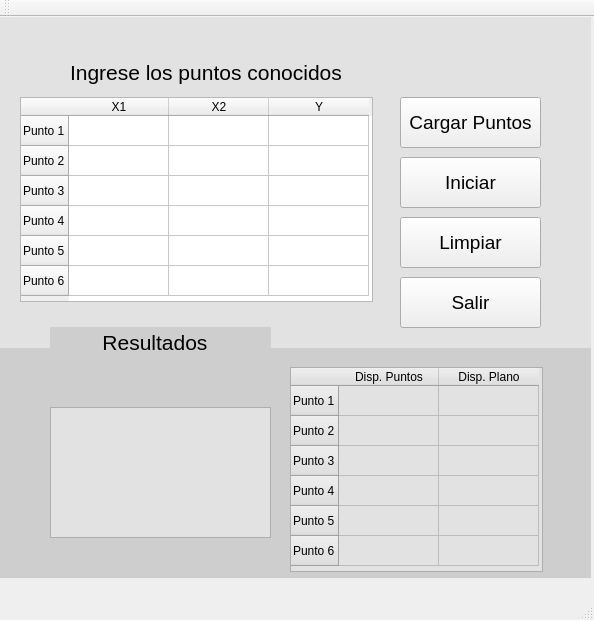
<?xml version="1.0" encoding="UTF-8"?>
<ui version="4.0">
 <class>RegMul</class>
 <widget class="QMainWindow" name="RegMul">
  <property name="geometry">
   <rect>
    <x>0</x>
    <y>0</y>
    <width>594</width>
    <height>620</height>
   </rect>
  </property>
  <property name="windowTitle">
   <string>RegMul</string>
  </property>
  <widget class="QWidget" name="centralWidget">
   <widget class="QTableWidget" name="Tablain">
    <property name="geometry">
     <rect>
      <x>20</x>
      <y>80</y>
      <width>353</width>
      <height>205</height>
     </rect>
    </property>
    <row>
     <property name="text">
      <string>Punto 1</string>
     </property>
    </row>
    <row>
     <property name="text">
      <string>Punto 2</string>
     </property>
    </row>
    <row>
     <property name="text">
      <string>Punto 3</string>
     </property>
    </row>
    <row>
     <property name="text">
      <string>Punto 4</string>
     </property>
    </row>
    <row>
     <property name="text">
      <string>Punto 5</string>
     </property>
    </row>
    <row>
     <property name="text">
      <string>Punto 6</string>
     </property>
    </row>
    <column>
     <property name="text">
      <string>X1</string>
     </property>
    </column>
    <column>
     <property name="text">
      <string>X2</string>
     </property>
    </column>
    <column>
     <property name="text">
      <string>Y</string>
     </property>
    </column>
   </widget>
   <widget class="QLabel" name="label">
    <property name="geometry">
     <rect>
      <x>70</x>
      <y>40</y>
      <width>281</width>
      <height>31</height>
     </rect>
    </property>
    <property name="font">
     <font>
      <pointsize>16</pointsize>
     </font>
    </property>
    <property name="text">
     <string>Ingrese los puntos conocidos</string>
    </property>
   </widget>
   <widget class="QPushButton" name="Carga">
    <property name="geometry">
     <rect>
      <x>400</x>
      <y>80</y>
      <width>141</width>
      <height>51</height>
     </rect>
    </property>
    <property name="font">
     <font>
      <pointsize>14</pointsize>
     </font>
    </property>
    <property name="text">
     <string>Cargar Puntos</string>
    </property>
   </widget>
   <widget class="QPushButton" name="Inicia">
    <property name="geometry">
     <rect>
      <x>400</x>
      <y>140</y>
      <width>141</width>
      <height>51</height>
     </rect>
    </property>
    <property name="font">
     <font>
      <pointsize>14</pointsize>
     </font>
    </property>
    <property name="text">
     <string>Iniciar</string>
    </property>
   </widget>
   <widget class="QPushButton" name="Limpia">
    <property name="geometry">
     <rect>
      <x>400</x>
      <y>200</y>
      <width>141</width>
      <height>51</height>
     </rect>
    </property>
    <property name="font">
     <font>
      <pointsize>14</pointsize>
     </font>
    </property>
    <property name="text">
     <string>Limpiar</string>
    </property>
   </widget>
   <widget class="QPushButton" name="Sale">
    <property name="geometry">
     <rect>
      <x>400</x>
      <y>260</y>
      <width>141</width>
      <height>51</height>
     </rect>
    </property>
    <property name="font">
     <font>
      <pointsize>14</pointsize>
     </font>
    </property>
    <property name="text">
     <string>Salir</string>
    </property>
   </widget>
   <widget class="QTableWidget" name="Tablaout">
    <property name="geometry">
     <rect>
      <x>290</x>
      <y>350</y>
      <width>253</width>
      <height>205</height>
     </rect>
    </property>
    <property name="styleSheet">
     <string notr="true">background-color: rgb(226, 226, 226);</string>
    </property>
    <row>
     <property name="text">
      <string>Punto 1</string>
     </property>
    </row>
    <row>
     <property name="text">
      <string>Punto 2</string>
     </property>
    </row>
    <row>
     <property name="text">
      <string>Punto 3</string>
     </property>
    </row>
    <row>
     <property name="text">
      <string>Punto 4</string>
     </property>
    </row>
    <row>
     <property name="text">
      <string>Punto 5</string>
     </property>
    </row>
    <row>
     <property name="text">
      <string>Punto 6</string>
     </property>
    </row>
    <column>
     <property name="text">
      <string>Disp. Puntos</string>
     </property>
    </column>
    <column>
     <property name="text">
      <string>Disp. Plano</string>
     </property>
    </column>
   </widget>
   <widget class="QTextBrowser" name="Textor">
    <property name="geometry">
     <rect>
      <x>50</x>
      <y>390</y>
      <width>221</width>
      <height>131</height>
     </rect>
    </property>
    <property name="styleSheet">
     <string notr="true">background-color: rgb(226, 226, 226);</string>
    </property>
   </widget>
   <widget class="QLabel" name="label_2">
    <property name="geometry">
     <rect>
      <x>50</x>
      <y>310</y>
      <width>221</width>
      <height>31</height>
     </rect>
    </property>
    <property name="font">
     <font>
      <pointsize>16</pointsize>
     </font>
    </property>
    <property name="styleSheet">
     <string notr="true">background-color: rgb(206, 206, 206);</string>
    </property>
    <property name="text">
     <string>         Resultados</string>
    </property>
   </widget>
   <widget class="QLabel" name="label_3">
    <property name="geometry">
     <rect>
      <x>0</x>
      <y>0</y>
      <width>591</width>
      <height>331</height>
     </rect>
    </property>
    <property name="styleSheet">
     <string notr="true">background-color: rgb(226, 226, 226);</string>
    </property>
    <property name="text">
     <string/>
    </property>
   </widget>
   <widget class="QLabel" name="label_4">
    <property name="geometry">
     <rect>
      <x>0</x>
      <y>330</y>
      <width>591</width>
      <height>231</height>
     </rect>
    </property>
    <property name="styleSheet">
     <string notr="true">background-color: rgb(206, 206, 206);</string>
    </property>
    <property name="text">
     <string/>
    </property>
   </widget>
   <zorder>label_4</zorder>
   <zorder>label_3</zorder>
   <zorder>Tablain</zorder>
   <zorder>label</zorder>
   <zorder>Carga</zorder>
   <zorder>Inicia</zorder>
   <zorder>Limpia</zorder>
   <zorder>Sale</zorder>
   <zorder>Tablaout</zorder>
   <zorder>Textor</zorder>
   <zorder>label_2</zorder>
  </widget>
  <widget class="QMenuBar" name="menuBar">
   <property name="geometry">
    <rect>
     <x>0</x>
     <y>0</y>
     <width>594</width>
     <height>21</height>
    </rect>
   </property>
  </widget>
  <widget class="QToolBar" name="mainToolBar">
   <attribute name="toolBarArea">
    <enum>TopToolBarArea</enum>
   </attribute>
   <attribute name="toolBarBreak">
    <bool>false</bool>
   </attribute>
  </widget>
  <widget class="QStatusBar" name="statusBar"/>
 </widget>
 <layoutdefault spacing="6" margin="11"/>
 <resources/>
 <connections>
  <connection>
   <sender>Sale</sender>
   <signal>clicked()</signal>
   <receiver>RegMul</receiver>
   <slot>close()</slot>
   <hints>
    <hint type="sourcelabel">
     <x>507</x>
     <y>328</y>
    </hint>
    <hint type="destinationlabel">
     <x>560</x>
     <y>334</y>
    </hint>
   </hints>
  </connection>
 </connections>
</ui>
